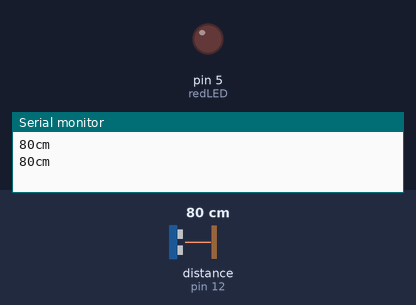
The sketch below on a simulated Arduino Uno, built with avr-gcc and run on an emulated ATmega328P. Parts: output pins drawn as LEDs (lit = HIGH), the last lines printed to the serial monitor. Inputs (shaded band) come from the test bench; at power-on: distance to the obstacle (sensor on pin 12) 80 cm. The echo pulse lasts 58.3 µs per cm.

Above: at 2.2 s.
2.3 s: distance to the obstacle (sensor on pin 12) set to 12 cm
5.2 s: distance to the obstacle (sensor on pin 12) set to 9 cm
At 8.2 s:
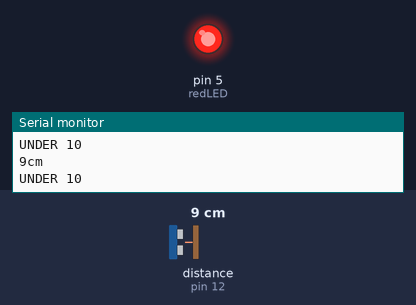
8.6 s: distance to the obstacle (sensor on pin 12) set to 18 cm
At 11.0 s:
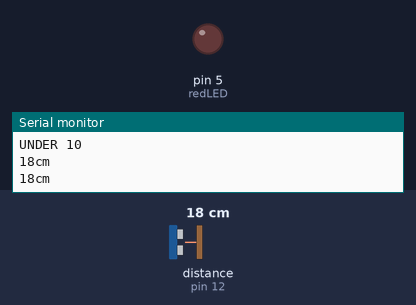
11.7 s: distance to the obstacle (sensor on pin 12) set to 2 cm
At 13.8 s:
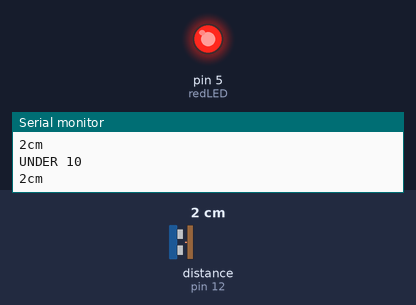
Timing chart, 0 to 15.3 s (numbered marks = the images above; inputs shaded):
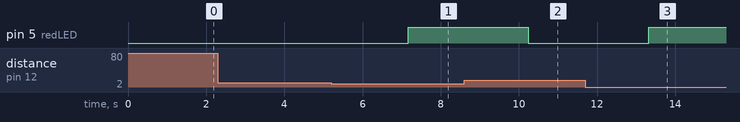

The sketch:

Ultrasonic_Sensor.ino
```cpp
// Trigger pin is used to trigger the ultrasonic sound pulses. Echo pin produces a pulse when the reflected signal is received from distance object.
// Distance = (Time * Speed of Sound) / 2

// Led indicates when object distance is under 10cm
// Utilizes arduino SR04.h library

#include "SR04.h"
#define TRIG_PIN 12
#define ECHO_PIN 11
SR04 sr04 = SR04(ECHO_PIN,TRIG_PIN);
long dist;
const int redLED = 5;

void setup() {
   Serial.begin(9600);
   delay(1000);

   pinMode(redLED,OUTPUT);
   pinMode(dist,INPUT);
}

void loop() {
   dist = sr04.Distance();
   Serial.print(dist);
   Serial.println("cm");
   delay(1000);

   if (dist <= 10) {
      digitalWrite(redLED, HIGH);
      Serial.println("UNDER 10");
   } else {
      digitalWrite(redLED, LOW);
   }
}
```

Measured:
- the behaviour switches between 11 and 10 cm on distance to the obstacle (sensor on pin 12) (found by bisection; images 0 and 1)
- after the input at 5.2 s, pin 5 (redLED): LOW → HIGH after 2.0 s
- after the input at 8.6 s, pin 5 (redLED): HIGH → LOW after 1.6 s
- after the input at 11.7 s, pin 5 (redLED): LOW → HIGH after 1.6 s
